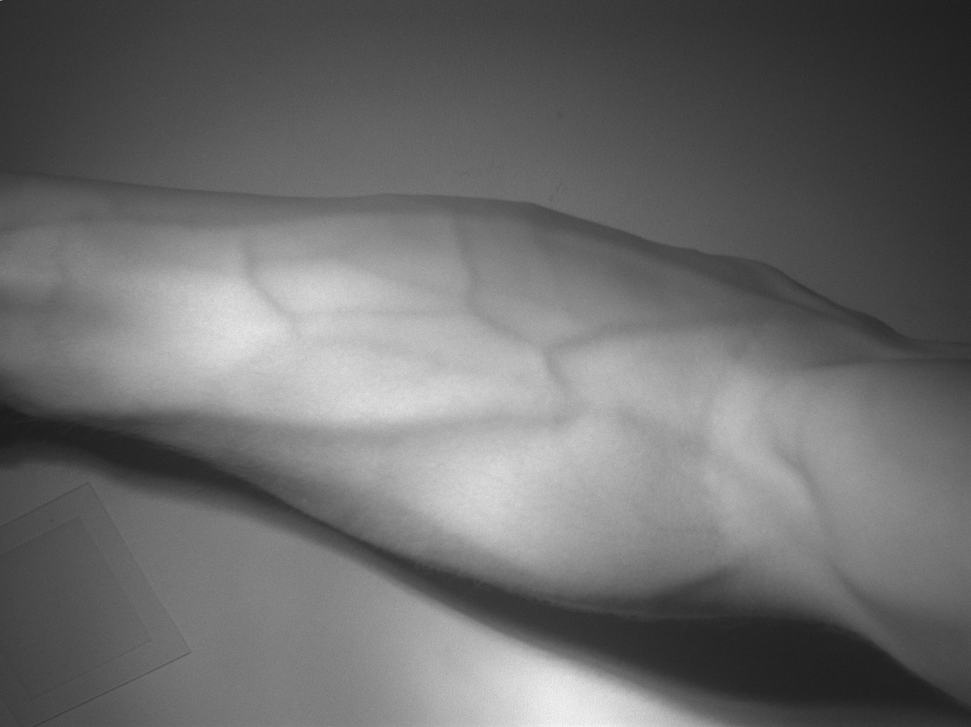
%> input picture Susana/MATLAB/jeppa.png, 971 x 727 px, shrunk from 1288 x 964 before the run
$ octave edges.m   (GNU Octave 9; MATLAB toolbox functions it lacks are replaced by stand-ins)
%> lines starting %> are read from the running program, lines starting %| are printed output that depends on the picture; in (x1, y1, x2, y2) boxes, pixels count from 0 and x2, y2 are one past the last pixel; in counts of white or black regions, pixels touching at a corner belong together; the program's own positions count from 1
BW = imread('jeppa.png');
%> BW is the input picture: size 727x971 uint8; min 27, max 245, mean 108.1
[B,L,N] = bwboundaries(BW);
%> L: size 727x971 double; every value is 1
%> B = 1 boundary; box (x1, y1, x2, y2) and points: (0, 0, 971, 727) 3393; N = 1
imshow(BW); hold on;
for k=1:length(B),
   boundary = B{k};
   if(k > N)
     plot(boundary(:,2), boundary(:,1), 'g','LineWidth',2);
   else
     plot(boundary(:,2), boundary(:,1), 'r','LineWidth',2);
   end
end
%> this loop made 1 pass
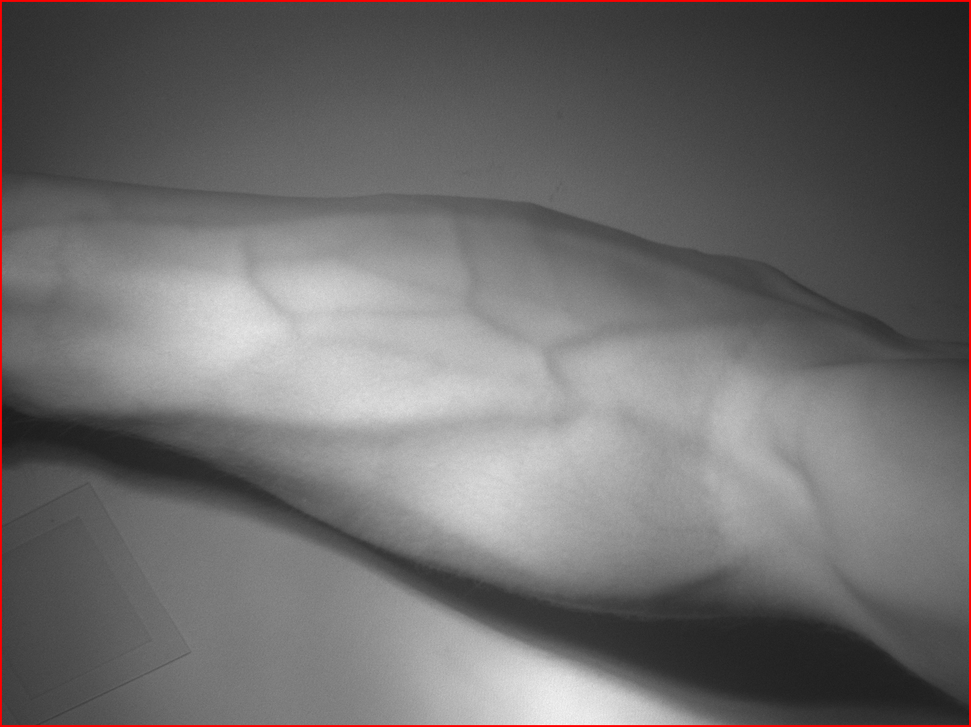
%> figure redrawn from the program's plot data

$ run again, with Susana/MATLAB/David.png copied over Susana/MATLAB/jeppa.png
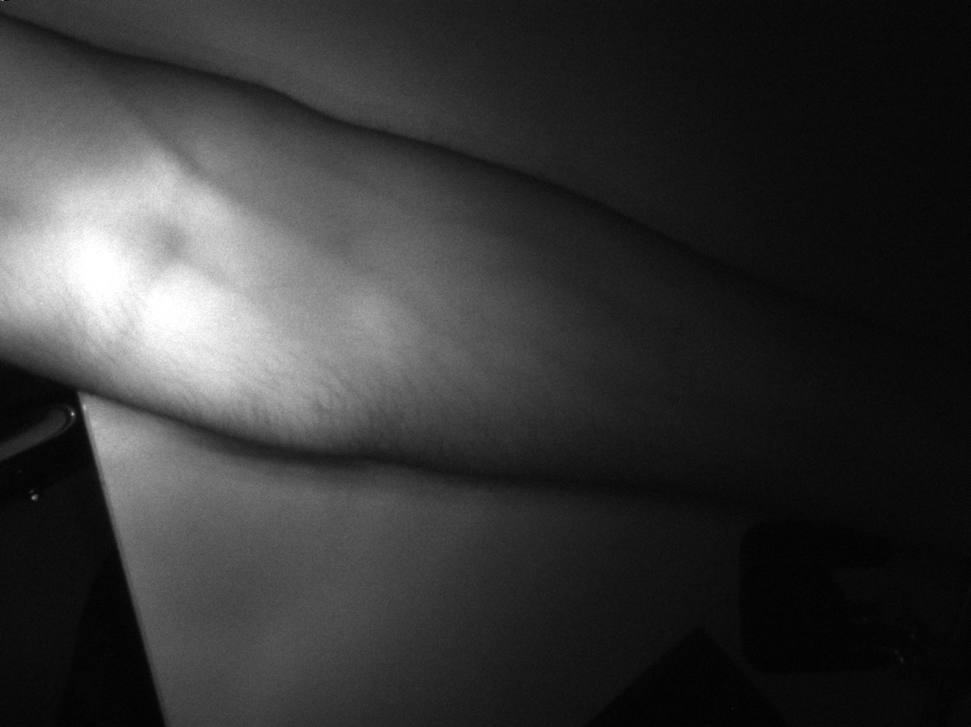
%> input picture Susana/MATLAB/David.png, 971 x 727 px, shrunk from 1288 x 964 before the run
%> BW is the input picture: size 727x971 uint8; min 0, max 255, mean 54.4
%> `[B,L,N] = bwboundaries(BW);`:
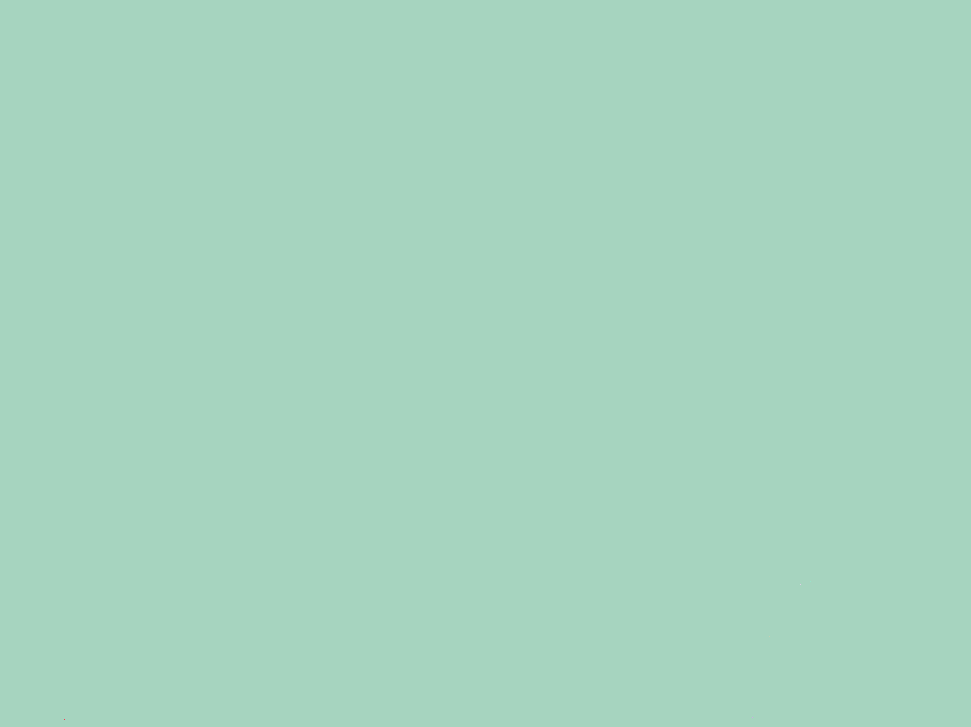
%> L: size 727x971 double; 6 distinct labels, from 1 to 6; one colour per label, 0 black
%> B = 6 boundaries; box (x1, y1, x2, y2) and points: (0, 0, 971, 727) 3393, (64, 719, 65, 720) 2, (752, 717, 753, 718) 2, (769, 636, 770, 637) 2, (800, 584, 801, 585) 2, (810, 581, 811, 582) 2; N = 1
%> the loop `for k=1:length(B),` made 6 passes
%> boundary on passes 2 to 6: [720 65; 720 65], [718 753; 718 753], [637 770; 637 770], [585 801; 585 801], [582 811; 582 811]
%> after the loop `for k=1:length(B),`:
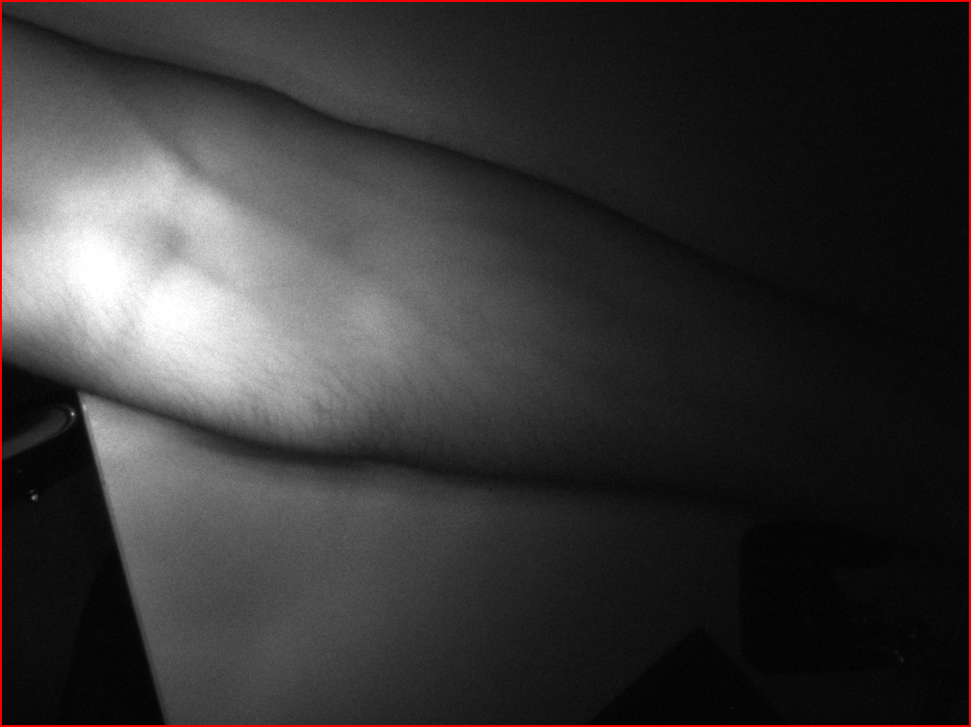
%> figure redrawn from the program's plot data
